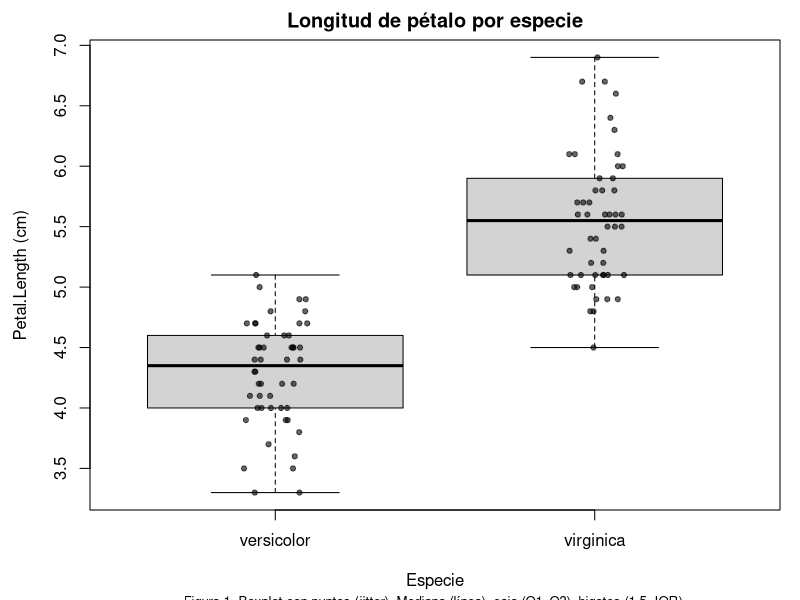

Here is the R script that generated this plot:
#!/usr/bin/env Rscript
# ------------------------------------------------------------
# Asignación 3 — Comparación de Petal.Length (versicolor vs virginica)
# Incluye: filtro, descriptivos, F-test, t-test, tamaño de efecto y figura
# ------------------------------------------------------------

# 0) Datos
data(iris)  # dataset base de R

# Subconjunto de especies
data_sub <- subset(iris, Species %in% c("versicolor","virginica"))
data_sub <- droplevels(data_sub)

# 1) Descriptivos mínimos por especie
by(data_sub$Petal.Length, data_sub$Species, summary)
tapply(data_sub$Petal.Length, data_sub$Species, sd)
tapply(data_sub$Petal.Length, data_sub$Species, IQR)

# (Opcional) Tabla compacta con aggregate
res <- aggregate(Petal.Length ~ Species, data = data_sub, FUN = function(x) c(
  n      = length(x),
  mean   = mean(x),
  median = median(x),
  sd     = sd(x),
  min    = min(x),
  q1     = quantile(x, .25),
  q3     = quantile(x, .75),
  max    = max(x),
  IQR    = IQR(x)
))
res <- do.call(data.frame, res)
names(res) <- c("Species","n","mean","median","sd","min","q1","q3","max","IQR")
print(res)

# 2) Homogeneidad de varianzas (F-test simple)
vt <- var.test(Petal.Length ~ Species, data = data_sub)
print(vt)

# 3) t de dos muestras (decisión guiada por F-test)
tt <- t.test(Petal.Length ~ Species, data = data_sub, var.equal = (vt$p.value > 0.05))
print(tt)

# 4) Tamaño de efecto (Cohen's d) con varianzas iguales
t_val <- as.numeric(tt$statistic)
n1 <- sum(data_sub$Species == "versicolor")
n2 <- sum(data_sub$Species == "virginica")
d_cohen <- t_val * sqrt(1/n1 + 1/n2)
cat(sprintf("Cohen's d (signo indica dirección): %.3f\n", d_cohen))

# (Opcional) Hedges' g (corrección pequeña muestra)
J <- 1 - 3/(4*(n1+n2) - 9)
g_hedges <- d_cohen * J
cat(sprintf("Hedges' g: %.3f\n", g_hedges))

# 5) Figura comparativa (boxplot base R)
png("petal_length_boxplot.png", width = 1600, height = 1200, res = 200)
par(mar = c(4.5,4.5,2,1))
boxplot(Petal.Length ~ Species, data = data_sub,
        main = "Longitud de pétalo por especie",
        xlab = "Especie", ylab = "Petal.Length (cm)", outline = FALSE)
stripchart(Petal.Length ~ Species, data = data_sub,
           vertical = TRUE, method = "jitter", pch = 19, cex = .7,
           col = adjustcolor("black", .6), add = TRUE)
mtext("Figura 1. Boxplot con puntos (jitter). Mediana (línea), caja (Q1–Q3), bigotes (1.5×IQR).", side = 1, line = 4, cex = .8)
dev.off()

# Pie de figura recomendado:
# "Figura 1. Boxplot de la longitud del pétalo (cm) en Iris versicolor (n=50) e Iris virginica (n=50);
#  la línea central indica la mediana; las cajas, Q1–Q3; los bigotes, 1.5×IQR."
# ------------------------------------------------------------
